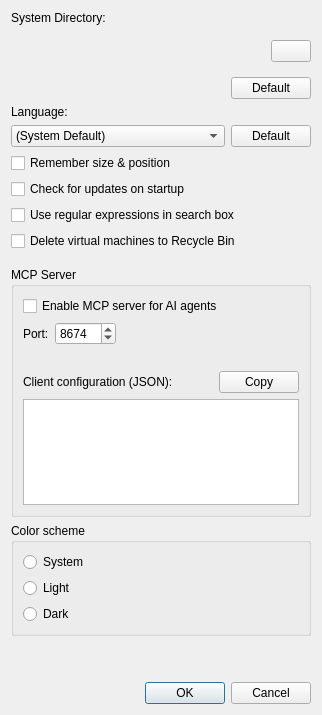
<?xml version="1.0" encoding="UTF-8"?>
<ui version="4.0">
 <class>VMManagerPreferences</class>
 <widget class="QDialog" name="VMManagerPreferences">
  <property name="geometry">
   <rect>
    <x>0</x>
    <y>0</y>
    <width>400</width>
    <height>475</height>
   </rect>
  </property>
  <property name="windowTitle">
   <string>Preferences</string>
  </property>
  <layout class="QVBoxLayout" name="verticalLayout">
   <property name="sizeConstraint">
     <enum>QLayout::SetFixedSize</enum>
   </property>
   <item>
    <widget class="QLabel" name="labelSystemDir">
     <property name="text">
      <string>System Directory:</string>
     </property>
    </widget>
   </item>
   <item>
    <widget class="QWidget" name="widget" native="true">
     <layout class="QHBoxLayout" name="horizontalLayout">
      <property name="leftMargin">
       <number>0</number>
      </property>
      <property name="rightMargin">
       <number>0</number>
      </property>
      <item>
       <widget class="QLabel" name="systemDirectory">
        <property name="text">
         <string/>
        </property>
       </widget>
      </item>
      <item>
       <widget class="QPushButton" name="dirSelectButton">
        <property name="sizePolicy">
         <sizepolicy hsizetype="Maximum" vsizetype="Fixed">
          <horstretch>0</horstretch>
          <verstretch>0</verstretch>
         </sizepolicy>
        </property>
        <property name="text">
         <string/>
        </property>
       </widget>
      </item>
     </layout>
    </widget>
   </item>
   <item>
    <layout class="QHBoxLayout" name="horizontalLayout_3">
     <property name="leftMargin">
      <number>0</number>
     </property>
     <property name="rightMargin">
      <number>0</number>
     </property>
     <item>
      <spacer name="horizontalSpacer">
       <property name="orientation">
        <enum>Qt::Horizontal</enum>
       </property>
       <property name="sizeHint" stdset="0">
        <size>
         <width>40</width>
         <height>20</height>
        </size>
       </property>
      </spacer>
     </item>
     <item>
      <widget class="QPushButton" name="pushButtonDefaultSystemDir">
       <property name="text">
        <string>Default</string>
       </property>
      </widget>
     </item>
    </layout>
   </item>
   <item>
    <widget class="QLabel" name="labelLanguage">
     <property name="text">
      <string>Language:</string>
     </property>
    </widget>
   </item>
   <item>
    <layout class="QHBoxLayout" name="horizontalLayout_2">
     <item>
      <widget class="QComboBox" name="comboBoxLanguage">
       <property name="sizePolicy">
        <sizepolicy hsizetype="MinimumExpanding" vsizetype="Fixed">
         <horstretch>0</horstretch>
         <verstretch>0</verstretch>
        </sizepolicy>
       </property>
       <property name="maxVisibleItems">
        <number>30</number>
       </property>
       <item>
        <property name="text">
         <string>(System Default)</string>
        </property>
       </item>
      </widget>
     </item>
     <item>
      <widget class="QPushButton" name="pushButtonLanguage">
       <property name="text">
        <string>Default</string>
       </property>
      </widget>
     </item>
    </layout>
   </item>
   <item>
    <widget class="QCheckBox" name="rememberSizePositionCheckBox">
     <property name="text">
      <string>Remember size &amp;&amp; position</string>
     </property>
    </widget>
   </item>
   <item>
    <widget class="QCheckBox" name="updateCheckBox">
     <property name="text">
      <string>Check for updates on startup</string>
     </property>
    </widget>
   </item>
   <item>
    <widget class="QCheckBox" name="regexSearchCheckBox">
     <property name="text">
      <string>Use regular expressions in search box</string>
     </property>
    </widget>
   </item>
   <item>
    <widget class="QCheckBox" name="deleteToTrashCheckBox">
     <property name="text">
      <string>Delete virtual machines to Recycle Bin</string>
     </property>
    </widget>
   </item>
   <item>
    <spacer name="verticalSpacerMcp">
     <property name="orientation">
      <enum>Qt::Vertical</enum>
     </property>
     <property name="sizeType">
      <enum>QSizePolicy::Fixed</enum>
     </property>
     <property name="sizeHint" stdset="0">
      <size>
       <width>20</width>
       <height>10</height>
      </size>
     </property>
    </spacer>
   </item>
   <item>
    <widget class="QGroupBox" name="groupBoxMcpServer">
     <property name="title">
      <string>MCP Server</string>
     </property>
     <layout class="QVBoxLayout" name="verticalLayoutMcp">
      <item>
       <widget class="QCheckBox" name="mcpEnabledCheckBox">
        <property name="text">
         <string>Enable MCP server for AI agents</string>
        </property>
       </widget>
      </item>
      <item>
       <layout class="QHBoxLayout" name="horizontalLayoutMcp">
        <item>
         <widget class="QLabel" name="labelMcpPort">
          <property name="text">
           <string>Port:</string>
          </property>
         </widget>
        </item>
        <item>
         <widget class="QSpinBox" name="mcpPortSpinBox">
          <property name="minimum">
           <number>1024</number>
          </property>
          <property name="maximum">
           <number>65535</number>
          </property>
          <property name="value">
           <number>8674</number>
          </property>
         </widget>
        </item>
        <item>
         <spacer name="horizontalSpacerMcp">
          <property name="orientation">
           <enum>Qt::Horizontal</enum>
          </property>
          <property name="sizeHint" stdset="0">
           <size>
            <width>40</width>
            <height>20</height>
           </size>
          </property>
         </spacer>
        </item>
       </layout>
      </item>
      <item>
       <widget class="QLabel" name="mcpStatusLabel">
        <property name="text">
         <string/>
        </property>
       </widget>
      </item>
      <item>
       <layout class="QHBoxLayout" name="horizontalLayoutMcpJson">
        <item>
         <widget class="QLabel" name="labelMcpJson">
          <property name="text">
           <string>Client configuration (JSON):</string>
          </property>
         </widget>
        </item>
        <item>
         <spacer name="horizontalSpacerMcpJson">
          <property name="orientation">
           <enum>Qt::Horizontal</enum>
          </property>
          <property name="sizeHint" stdset="0">
           <size>
            <width>40</width>
            <height>20</height>
           </size>
          </property>
         </spacer>
        </item>
        <item>
         <widget class="QPushButton" name="mcpCopyButton">
          <property name="text">
           <string>Copy</string>
          </property>
         </widget>
        </item>
       </layout>
      </item>
      <item>
       <widget class="QPlainTextEdit" name="mcpConfigJson">
        <property name="minimumSize">
         <size>
          <width>0</width>
          <height>106</height>
         </size>
        </property>
        <property name="maximumSize">
         <size>
          <width>16777215</width>
          <height>106</height>
         </size>
        </property>
        <property name="lineWrapMode">
         <enum>QPlainTextEdit::NoWrap</enum>
        </property>
        <property name="readOnly">
         <bool>true</bool>
        </property>
       </widget>
      </item>
     </layout>
    </widget>
   </item>
   <item>
    <widget class="QGroupBox" name="groupBoxColorScheme">
     <property name="title">
      <string>Color scheme</string>
     </property>
     <layout class="QVBoxLayout" name="verticalLayout_2">
      <item>
       <widget class="QRadioButton" name="radioButtonSystem">
        <property name="text">
         <string>System</string>
        </property>
       </widget>
      </item>
      <item>
       <widget class="QRadioButton" name="radioButtonLight">
        <property name="text">
         <string>Light</string>
        </property>
       </widget>
      </item>
      <item>
       <widget class="QRadioButton" name="radioButtonDark">
        <property name="text">
         <string>Dark</string>
        </property>
       </widget>
      </item>
     </layout>
    </widget>
   </item>
   <item>
    <spacer name="verticalSpacer">
     <property name="orientation">
      <enum>Qt::Vertical</enum>
     </property>
     <property name="sizeHint" stdset="0">
      <size>
       <width>20</width>
       <height>40</height>
      </size>
     </property>
    </spacer>
   </item>
   <item>
    <widget class="QDialogButtonBox" name="buttonBox">
     <property name="orientation">
      <enum>Qt::Horizontal</enum>
     </property>
     <property name="standardButtons">
      <set>QDialogButtonBox::Cancel|QDialogButtonBox::Ok</set>
     </property>
    </widget>
   </item>
  </layout>
 </widget>
 <tabstops>
  <tabstop>dirSelectButton</tabstop>
  <tabstop>pushButtonDefaultSystemDir</tabstop>
  <tabstop>comboBoxLanguage</tabstop>
  <tabstop>pushButtonLanguage</tabstop>
  <tabstop>rememberSizePositionCheckBox</tabstop>
  <tabstop>updateCheckBox</tabstop>
  <tabstop>regexSearchCheckBox</tabstop>
  <tabstop>deleteToTrashCheckBox</tabstop>
  <tabstop>mcpEnabledCheckBox</tabstop>
  <tabstop>mcpPortSpinBox</tabstop>
  <tabstop>mcpCopyButton</tabstop>
  <tabstop>radioButtonSystem</tabstop>
  <tabstop>radioButtonLight</tabstop>
  <tabstop>radioButtonDark</tabstop>
 </tabstops>
 <resources/>
 <connections>
  <connection>
   <sender>buttonBox</sender>
   <signal>accepted()</signal>
   <receiver>VMManagerPreferences</receiver>
   <slot>accept()</slot>
   <hints>
    <hint type="sourcelabel">
     <x>248</x>
     <y>254</y>
    </hint>
    <hint type="destinationlabel">
     <x>157</x>
     <y>274</y>
    </hint>
   </hints>
  </connection>
  <connection>
   <sender>buttonBox</sender>
   <signal>rejected()</signal>
   <receiver>VMManagerPreferences</receiver>
   <slot>reject()</slot>
   <hints>
    <hint type="sourcelabel">
     <x>316</x>
     <y>260</y>
    </hint>
    <hint type="destinationlabel">
     <x>286</x>
     <y>274</y>
    </hint>
   </hints>
  </connection>
 </connections>
</ui>
